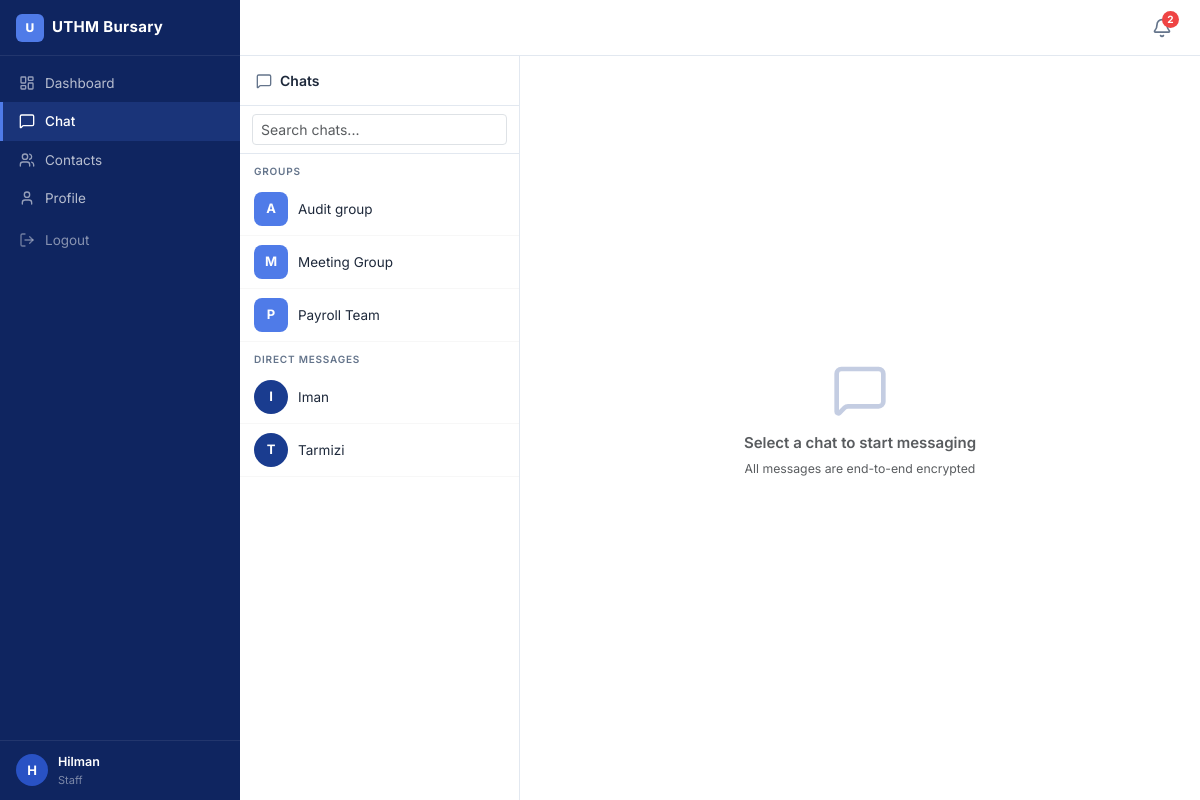
The app's page /staff/chat.php (signed in) with its own data.
### tables this page shows
CREATE TABLE `groups` (
  `group_id` int NOT NULL,
  `group_name` varchar(100) NOT NULL,
  `description` text,
  `created_by` int NOT NULL,
  `created_at` timestamp NOT NULL DEFAULT CURRENT_TIMESTAMP
);

CREATE TABLE `users` (
  `user_id` int NOT NULL,
  `name` varchar(100) NOT NULL,
  `email` varchar(120) NOT NULL,
  `password` varchar(255) NOT NULL,
  `role` enum('staff','admin') NOT NULL DEFAULT 'staff',
  `staff_id` varchar(50) DEFAULT NULL,
  `department` varchar(100) DEFAULT NULL,
  `status` enum('active','inactive') DEFAULT 'active',
  `created_at` timestamp NOT NULL DEFAULT CURRENT_TIMESTAMP,
  `ecdh_public_key` text,
  `ik_dh_public` mediumtext,
  `ik_sign_public` mediumtext,
  `spk_id` bigint UNSIGNED DEFAULT NULL,
  `spk_public` mediumtext,
  `spk_signature` text,
  `encrypted_ik_dh` mediumtext,
  `ik_dh_iv` varchar(200) DEFAULT NULL,
  `ik_dh_auth_tag` varchar(100) DEFAULT NULL,
  `encrypted_ik_sign` mediumtext,
  `ik_sign_iv` varchar(200) DEFAULT NULL,
  `ik_sign_auth_tag` varchar(100) DEFAULT NULL,
  `encrypted_private_key` text,
  `key_iv` varchar(64) DEFAULT NULL,
  `key_auth_tag` varchar(64) DEFAULT NULL,
  `key_hash` varchar(64) DEFAULT NULL,
  `password_change_required` tinyint(1) NOT NULL DEFAULT '0' COMMENT '1 = must change password on next login',
  `is_head_admin` tinyint(1) NOT NULL DEFAULT '0',
  `session_token` varchar(64) DEFAULT NULL COMMENT 'Current active session token — changes on every new login',
  `failed_login_attempts` int NOT NULL DEFAULT '0',
  `locked_until` datetime DEFAULT NULL
);

### staff/chat.php (the view, shortened to what this page needs)
<?php
require_once '../config/database.php';
$user_id           = $_SESSION['user_id'];
$current_chat_type = isset($_GET['type']) ? $_GET['type'] : 'group';
$current_chat_id   = isset($_GET['id']) ? intval($_GET['id']) : null;
$stmt = $pdo->prepare("
    SELECT g.*, COUNT(gm.user_id) as member_count
    FROM `groups` g
    JOIN group_members gm ON g.group_id = gm.group_id
    WHERE gm.user_id = ?
    GROUP BY g.group_id
    ORDER BY g.group_name
");
$stmt->execute([$user_id]);
$user_groups = $stmt->fetchAll();
$stmt = $pdo->prepare("
    SELECT DISTINCT u.user_id, u.name, u.email, u.staff_id,
                    u.department, u.ecdh_public_key, u.ik_dh_public
    FROM users u
    WHERE u.role = 'staff'
      AND u.status = 'active'
      AND u.user_id != ?
    ORDER BY u.name
");
$stmt->execute([$user_id]);
$contacts = $stmt->fetchAll();
$chat_info = null;
$group_members = [];
include '../includes/header.php';
?>
<div class="chat-layout <?php echo $current_chat_id ? 'has-active-chat' : ''; ?>"
     id="chatLayout">
    <div class="chat-contacts" id="chatContactsPanel">
        <div class="chat-contacts-header">
            <i data-lucide="message-square"></i> Chats
        </div>
        <div class="chat-contacts-search">
            <input type="text" id="chat-search" class="form-control form-control-sm"
                   placeholder="Search chats..." autocomplete="off">
        </div>
        <div class="chat-contacts-list">
            <div id="chat-group-section">
                <span class="chat-section-label">Groups</span>
                <?php foreach ($user_groups as $group): ?>
                    <a href="chat.php?type=group&id=<?php echo $group['group_id']; ?>"
                       class="chat-item <?php echo ($current_chat_type==='group' && $current_chat_id==$group['group_id']) ? 'active-chat' : ''; ?>"
                       data-name="<?php echo strtolower(htmlspecialchars($group['group_name'])); ?>">
                        <div class="chat-item-avatar chat-item-avatar--group">
                            <?php echo mb_strtoupper(mb_substr($group['group_name'], 0, 1)); ?>
                        </div>
                        <span><?php echo htmlspecialchars($group['group_name']); ?></span>
                    </a>
                <?php endforeach; ?>
            </div>
            <div id="chat-dm-section">
                <span class="chat-section-label">Direct Messages</span>
                <?php foreach ($contacts as $contact): ?>
                    <a href="chat.php?type=personal&id=<?php echo $contact['user_id']; ?>"
                       class="chat-item <?php echo ($current_chat_type==='personal' && $current_chat_id==$contact['user_id']) ? 'active-chat' : ''; ?>"
                       data-name="<?php echo strtolower(htmlspecialchars($contact['name'])); ?>">
                        <div class="chat-item-avatar">
                            <?php echo mb_strtoupper(mb_substr($contact['name'], 0, 1)); ?>
                        </div>
                        <span style="flex:1;min-width:0;"><?php echo htmlspecialchars($contact['name']); ?></span>
                    </a>
                <?php endforeach; ?>
            </div>
        </div>
    </div>
    <div class="chat-thread">
        <?php if ($chat_info && $current_chat_id): ?>
        <div class="chat-thread-header">
            <div class="d-flex align-items-center gap-2">
                <a href="chat.php" class="mobile-back-btn" title="Back to chats">
                    <i data-lucide="arrow-left"></i>
                </a>
                <?php if ($current_chat_type === 'group'): ?>
                    <div class="chat-item-avatar chat-item-avatar--group" style="width:32px;height:32px;font-size:13px;">
                        <?php echo mb_strtoupper(mb_substr($chat_info['group_name'], 0, 1)); ?>
                    </div>
                    <span class="chat-thread-name"><?php echo htmlspecialchars($chat_info['group_name']); ?></span>
                    <button type="button"
                            onclick="document.getElementById('groupMembersModal').classList.toggle('show-members-modal')"
                            style="background:none;border:none;display:inline-flex;align-items:center;gap:4px;padding:4px 10px;border-radius:20px;font-size:12px;font-weight:500;color:#475569;cursor:pointer;background:#f1f5f9;margin-left:4px;"
                            title="View group members">
                        <i data-lucide="users" style="width:13px;height:13px;"></i>
                        <?php echo count($group_members); ?>
                    </button>
                <?php else: ?>
                    <div class="chat-item-avatar" style="width:32px;height:32px;font-size:13px;">
                        <?php echo mb_strtoupper(mb_substr($chat_info['name'], 0, 1)); ?>
                    </div>
                    <span class="chat-thread-name"><?php echo htmlspecialchars($chat_info['name']); ?></span>
                <?php endif; ?>
                <span class="enc-badge enc-badge--signal ms-1" style="font-size:10px;">
                    <i data-lucide="lock" style="width:10px;height:10px;"></i> E2E Encrypted
                </span>
            </div>
            <small id="key-status" class="text-muted">Checking encryption...</small>
        </div>
        <div id="chat-box" class="chat-messages">
            <div id="messages-container">
                <div class="text-center text-muted py-4" id="loading-msg">
                    <i class="fas fa-spinner fa-spin"></i> Loading messages...
                </div>
            </div>
        </div>
        <div class="chat-input-bar">
            <div id="no-key-warning" class="alert alert-warning py-2 mb-2" style="display:none;">
                <i class="fas fa-exclamation-triangle"></i>
                Encryption not ready — please
                <a href="../index.php" class="alert-link">re-login</a> to unlock your key.
            </div>
            <div id="upload-progress-wrap" class="mb-2">
                <div class="d-flex justify-content-between mb-1">
                    <small id="upload-status" class="text-muted">Encrypting file...</small>
                    <small id="upload-pct" class="text-muted">0%</small>
                </div>
                <div class="progress" style="height:6px;">
                    <div id="upload-progress-bar"
                         class="progress-bar bg-success progress-bar-striped progress-bar-animated"
                         style="width:0%"></div>
                </div>
            </div>
            <div class="input-group position-relative">
                <input type="file" id="file-input" style="display:none;"
                       accept=".pdf,.docx,.xlsx,.jpg,.jpeg,.png">
                <button id="file-btn" class="btn btn-outline-secondary" disabled
                        title="Attach file (PDF, DOCX, XLSX, JPG, PNG — max 5MB)">
                    <i class="fas fa-paperclip"></i>
                </button>
                <button id="emoji-btn" class="btn btn-outline-secondary" disabled
                        title="Insert emoji" type="button">
                    😊
                </button>
                <div id="emoji-picker">
                    <div class="emoji-tabs">
                        <button class="emoji-tab active" data-cat="0" title="Smileys">😀</button>
                        <button class="emoji-tab" data-cat="1" title="Gestures">👍</button>
                        <button class="emoji-tab" data-cat="2" title="Hearts">❤️</button>
                        <button class="emoji-tab" data-cat="3" title="Celebration">🎉</button>
                        <button class="emoji-tab" data-cat="4" title="Nature">🌟</button>
                    </div>
                    <div class="emoji-grid active" data-cat="0">
                        <?php foreach (['😀','😃','😄','😁','😆','😅','🤣','😂','🙂','😊','😇','🥰','😍','🤩','😘','😋','😛','😜','😝','🤑','🤗','🤔','🤐','😐','😑','😶','😏','😒','🙄','😬','😌','😔','😪','😴','😷','🤒','🤕','😎','🤓','🧐','😕','😟','🙁','☹️','😮','😲','😳','🥺','😢','😭','😱','😤','😡','😠','🤬','😈'] as $e): ?>
                        <span class="emoji-item"><?= $e ?></span>
                        <?php endforeach; ?>
                    </div>
                    <div class="emoji-grid" data-cat="1">
                        <?php foreach (['👋','🤚','✋','🖖','👌','✌️','🤞','🤟','🤘','🤙','👈','👉','👆','👇','👍','👎','✊','👊','🤛','🤜','👏','🙌','🤲','🙏','💪','🦾','🖐️','☝️','👐','🤝'] as $e): ?>
                        <span class="emoji-item"><?= $e ?></span>
                        <?php endforeach; ?>
                    </div>
                    <div class="emoji-grid" data-cat="2">
                        <?php foreach (['❤️','🧡','💛','💚','💙','💜','🖤','🤍','🤎','💕','💞','💓','💗','💖','💘','💝','💟','❣️','💔','❤️‍🔥','❤️‍🩹','😻','💏','💑','💌'] as $e): ?>
                        <span class="emoji-item"><?= $e ?></span>
                        <?php endforeach; ?>
                    </div>
                    <div class="emoji-grid" data-cat="3">
                        <?php foreach (['🎉','🎊','🎈','🎁','🎀','🏆','🥇','🥈','🥉','🎖️','🏅','🎗️','🎟️','🎪','✨','🌟','⭐','🌠','🎆','🎇','🧨','🎯','🎮','🕹️','🎲','🃏','🀄','🎴','🎭','🎬'] as $e): ?>
                        <span class="emoji-item"><?= $e ?></span>
                        <?php endforeach; ?>
                    </div>
                    <div class="emoji-grid" data-cat="4">
                        <?php foreach (['🌟','⚡','🔥','💫','🌈','☀️','🌤️','⛅','🌦️','🌧️','⛈️','🌩️','🌨️','❄️','💨','🌊','🌙','⭐','🌺','🌸','🌼','🌻','🌹','🍀','🌿','🌱','🌴','🍁','🍂','🍃'] as $e): ?>
                        <span class="emoji-item"><?= $e ?></span>
                        <?php endforeach; ?>
                    </div>
                </div>
                <input type="text" id="message-input" class="form-control"
                       placeholder="Type an encrypted message..."
                       autocomplete="off" disabled>
                <button id="send-btn" class="btn btn-gradient" disabled>
                    <i class="fas fa-paper-plane"></i> Send
                </button>
            </div>
            <div id="file-preview" style="display:none;" class="mt-2">
                <div class="d-flex align-items-center gap-2 p-2 bg-light rounded border">
                    <i id="file-preview-icon" class="fas fa-file fa-lg text-secondary"></i>
                    <div class="flex-grow-1 min-width-0">
                        <div id="file-preview-name" class="small fw-500 text-truncate"></div>
                        <div id="file-preview-size" class="small text-muted"></div>
                    </div>
                    <button id="file-cancel-btn" class="btn btn-sm btn-outline-danger">
                        <i class="fas fa-times"></i>
                    </button>
                </div>
            </div>
            <small class="text-muted mt-1 d-block">
                <i class="fas fa-shield-alt text-success"></i>
                Messages are encrypted in your browser. The server cannot read them.
            </small>
        </div>
        <?php else: ?>
        <div class="d-flex align-items-center justify-content-center h-100 text-muted">
            <div class="text-center">
                <i data-lucide="message-square" style="width:56px;height:56px;opacity:.25;margin-bottom:16px;color:var(--primary);"></i>
                <h5 style="font-size:15px;font-weight:600;">Select a chat to start messaging</h5>
                <p class="small">All messages are end-to-end encrypted</p>
            </div>
        </div>
        <?php endif; ?>
    </div>
</div>
<?php include '../includes/footer.php'; ?>

### assets/css/theme.css (style rules this page uses)
:root { --primary: #1A3C8F; --primary-light: #2952C4; --primary-dark: #0F2560; --accent: #4F7BE8; --surface: #F4F6FB; --border: #E2E8F0; --text: #1E293B; --text-muted: #64748B; --white: #FFFFFF; --danger: #EF4444; --success: #10B981; --warning: #F59E0B; --info: #3B82F6; --sidebar-w: 240px; --topbar-h: 56px; --radius: 8px; --shadow: 0 1px 3px rgba(0,0,0,.08), 0 1px 2px rgba(0,0,0,.06); --shadow-md: 0 4px 6px rgba(0,0,0,.07), 0 2px 4px rgba(0,0,0,.06); }
*, *::before, *::after { box-sizing: border-box; }
body { font-family: 'Inter', system-ui, -apple-system, sans-serif; font-size: 14px; color: var(--text); background: var(--surface); margin: 0; padding: 0; }
.chat-layout { display: flex; height: 100%; overflow: hidden; background: var(--white); }
.chat-contacts { width: 280px; flex-shrink: 0; border-right: 1px solid var(--border); display: flex; flex-direction: column; overflow: hidden; background: var(--white); }
.chat-contacts-header { padding: 14px 16px; border-bottom: 1px solid var(--border); font-weight: 600; font-size: 14px; flex-shrink: 0; display: flex; align-items: center; gap: 8px; }
.chat-contacts-header svg { width: 16px; height: 16px; color: var(--text-muted); }
.chat-contacts-search { padding: 8px 12px; border-bottom: 1px solid var(--border); flex-shrink: 0; }
.chat-contacts-list { flex: 1; overflow-y: auto; }
.chat-section-label { display: block; padding: 10px 14px 4px; font-size: 10px; font-weight: 600; letter-spacing: .8px; text-transform: uppercase; color: var(--text-muted); }
.chat-item { display: flex; align-items: center; gap: 10px; padding: 9px 14px; cursor: pointer; border-bottom: 1px solid rgba(0,0,0,.03); transition: background .12s; text-decoration: none; color: var(--text); font-size: 13.5px; }
.chat-item-avatar { width: 34px; height: 34px; border-radius: 50%; background: var(--primary); color: var(--white); display: flex; align-items: center; justify-content: center; font-weight: 700; font-size: 13px; flex-shrink: 0; }
.chat-item-avatar--group { background: var(--accent); border-radius: 8px; }
.chat-thread { flex: 1; display: flex; flex-direction: column; overflow: hidden; min-width: 0; }

### records on screen
groups: group_name "A", group_name "Audit group"
groups: group_name "M", group_name "Meeting Group"
groups: group_name "P", group_name "Payroll Team"
users: name "I", name "Iman"
users: name "T", name "Tarmizi"

### other values on screen
mb_strtoupper(mb_substr($_SESSION['name'], 0, 1)) "H"
$_SESSION['name'] "Hilman"
min($_notif_total, 99) "2"
